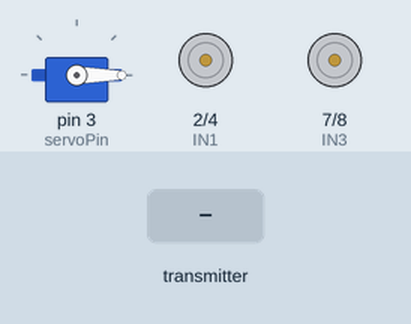
The sketch below on a simulated Arduino Uno, built with avr-gcc and run on an emulated ATmega328P. On the bench: servo, motor-driver pin pairs drawn as motors (green arrow = first pin HIGH = forward, orange = second pin HIGH = backward, longer = more drive, scaled by the enable pin). Inputs (shaded band) come from the test bench. No radio packets arrive unless stated; what the sketch prints to the serial monitor is not drawn.

Above: at 1.2 s.
1.3 s: the transmitter starts sending x = 0
At 2.1 s:
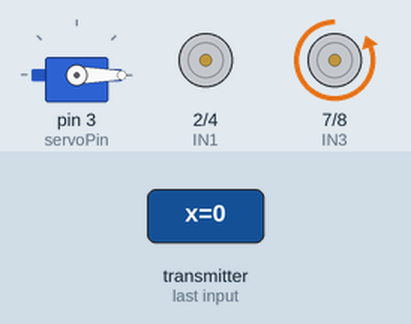
2.8 s: the transmitter starts sending y = 256
At 3.3 s:
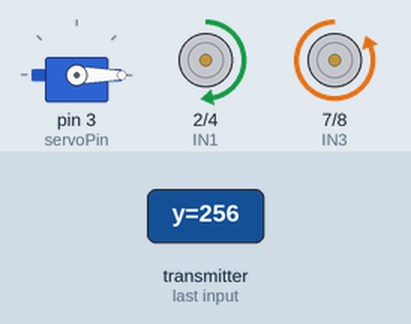
4.3 s: the transmitter starts sending button = 1
At 4.45 s:
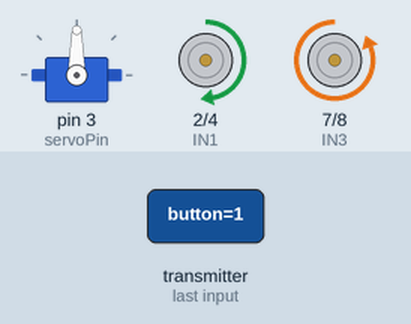
6.1 s: the transmitter starts sending x = 512
At 7.0 s:
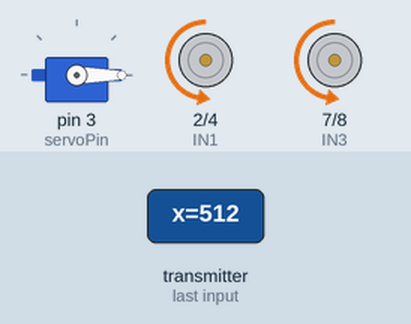
7.6 s: the transmitter starts sending y = 0
At 8.1 s:
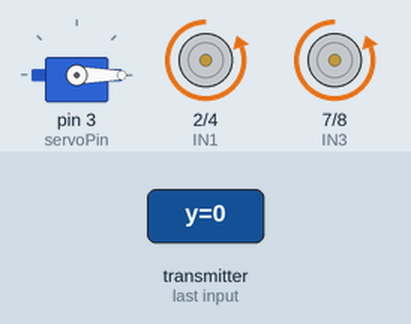
9.1 s: the transmitter starts sending x = 256
At 10.5 s:
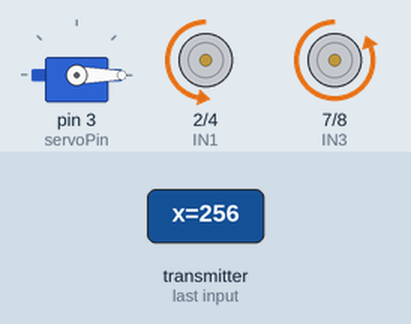
Timing chart, 0 to 11.6 s (numbered marks = the images above; inputs shaded):
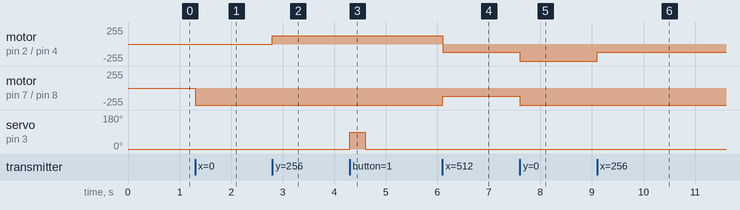

The sketch:

car_code.ino
```cpp
#include <SPI.h>
#include <nRF24L01.h>
#include <RF24.h>
#include <Servo.h>

RF24 radio(9, 10); // CE, CSN
const byte address[6] = "00002";

Servo myServo;

struct DataPacket {
  int x;
  int y;
  bool button;
  int x2; // ✅ NEW (ignored in this receiver)
};

DataPacket data;

// Motor driver pins (L298N)
const int ENA = 5;
const int IN1 = 2;
const int IN2 = 4;
const int IN3 = 7;
const int IN4 = 8;
const int ENB = 6;

// Servo
const int servoPin = 3;
bool prevButton = false;

void setup() {
  Serial.begin(9600);

  // Setup radio
  radio.begin();
  radio.openReadingPipe(0, address);
  radio.setPALevel(RF24_PA_LOW);
  radio.startListening();

  // Motor setup
  pinMode(ENA, OUTPUT);
  pinMode(ENB, OUTPUT);
  pinMode(IN1, OUTPUT);
  pinMode(IN2, OUTPUT);
  pinMode(IN3, OUTPUT);
  pinMode(IN4, OUTPUT);

  // Servo setup
  myServo.attach(servoPin);
  myServo.write(0); // Start position

  Serial.println("Receiver Ready");
}

void loop() {
  if (radio.available()) {
    radio.read(&data, sizeof(data));
    handleMovement();
    handleServo();
  }
}

// ✅ Smooth 8-directional movement
void handleMovement() {
  int xValue = data.x;
  int yValue = data.y;

  // Invert X axis if needed
  int xMapped = map(xValue, 0, 1023, 512, -512);
  int yMapped = map(yValue, 0, 1023, -512, 512);

  int deadZone = 100;
  if (abs(xMapped) < deadZone) xMapped = 0;
  if (abs(yMapped) < deadZone) yMapped = 0;

  int leftSpeed = yMapped + xMapped;
  int rightSpeed = yMapped - xMapped;

  leftSpeed = constrain(leftSpeed, -512, 512);
  rightSpeed = constrain(rightSpeed, -512, 512);

  // Left motor
  if (leftSpeed > 0) {
    digitalWrite(IN1, HIGH);
    digitalWrite(IN2, LOW);
  } else if (leftSpeed < 0) {
    digitalWrite(IN1, LOW);
    digitalWrite(IN2, HIGH);
  } else {
    digitalWrite(IN1, LOW);
    digitalWrite(IN2, LOW);
  }

  // Right motor
  if (rightSpeed > 0) {
    digitalWrite(IN3, HIGH);
    digitalWrite(IN4, LOW);
  } else if (rightSpeed < 0) {
    digitalWrite(IN3, LOW);
    digitalWrite(IN4, HIGH);
  } else {
    digitalWrite(IN3, LOW);
    digitalWrite(IN4, LOW);
  }

  analogWrite(ENA, map(abs(leftSpeed), 0, 512, 0, 255));
  analogWrite(ENB, map(abs(rightSpeed), 0, 512, 0, 255));
}

// ✅ Servo kicker – goes to 90° then back to 0° once per press
void handleServo() {
  if (data.button && !prevButton) {
    myServo.write(90);
    delay(300);
    myServo.write(0);
  }
  prevButton = data.button;
}
```

Measured:
- after the input at 1.3 s, motor on pin 7 (IN3) / pin 8 (IN4): stopped → backward 255/255 at once
- after the input at 2.8 s, motor on pin 2 (IN1) / pin 4 (IN2): stopped → forward 127/255 at once
- after the input at 4.3 s, servo on pin 3 (servoPin): 0° → 90° at once, → 0° 0.30 s later
- after the input at 6.1 s, motor on pin 2 (IN1) / pin 4 (IN2): forward 127/255 → backward 127/255 at once; motor on pin 7 (IN3) / pin 8 (IN4): backward 255/255 → backward 127/255 at once
- after the input at 7.6 s, motor on pin 2 (IN1) / pin 4 (IN2), motor on pin 7 (IN3) / pin 8 (IN4): backward 127/255 → backward 255/255 at once
- after the input at 9.1 s, motor on pin 2 (IN1) / pin 4 (IN2): backward 255/255 → backward 127/255 at once
